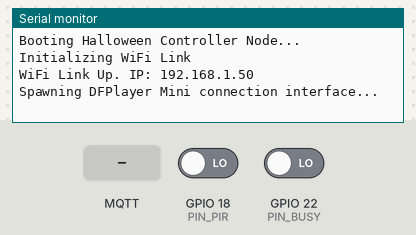
A program run on a simulated ESP32. Shown: the last lines printed to the serial monitor. Inputs (shaded band) come from the test bench; at power-on: GPIO 18 (PIN_PIR) LOW, GPIO 22 (PIN_BUSY) LOW. WiFi joins after 1.5 s; servers stay silent unless stated; random numbers use the default seed unless the program sets one; EEPROM starts erased; no MQTT or app messages arrive unless stated; the audio player accepts every command and is not drawn.

Above: at 4.6 s.
4.7 s: MQTT message "NOTPLAYING" arrives on the first subscribed topic
At 5.4 s:
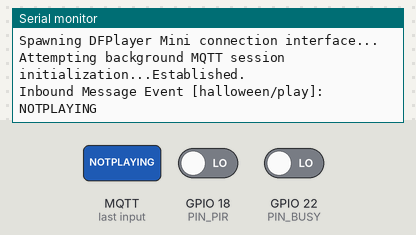
6.5 s: MQTT message "stop" arrives on the first subscribed topic
At 7.7 s:
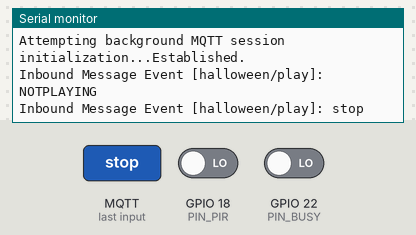
8.0 s: MQTT message "1" arrives on the first subscribed topic
At 9.0 s:
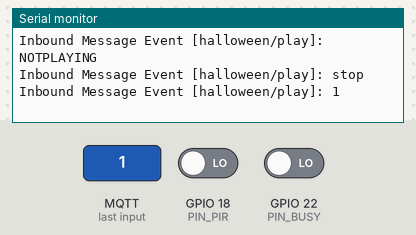
9.5 s: MQTT message "on" arrives on the first subscribed topic
At 10.0 s:
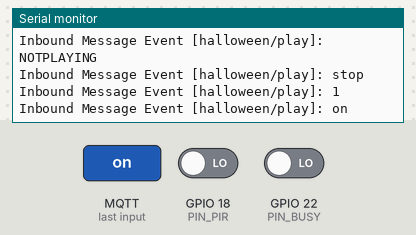
11.0 s: MQTT message "NOTPLAYING" arrives on the second subscribed topic
At 12.2 s:
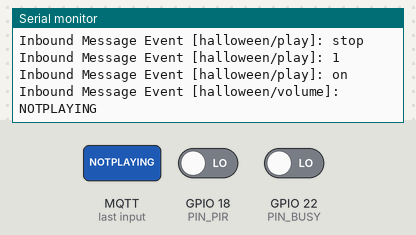
12.5 s: MQTT message "stop" arrives on the second subscribed topic
At 13.5 s:
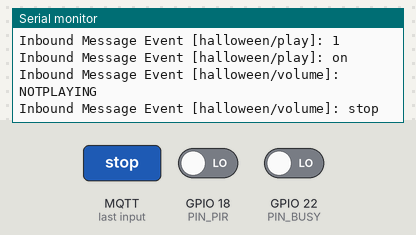

The program:

main.cpp
```cpp
#include <Arduino.h>
#include <WiFi.h>
#include "DFRobotDFPlayerMini.h"
#include <PubSubClient.h>
#include <Preferences.h>
#include "credentials.h" // Extracted credentials layer

// MQTT Topics Configuration
const char* MQTT_PLAY_TOPIC   = "halloween/play";
const char* MQTT_STOP_TOPIC   = "halloween/stop";
const char* MQTT_VOLUME_TOPIC = "halloween/volume";
const char* MQTT_TOPIC        = "halloween";

// Pin Map Assignments
#define PIN_BUSY        22
#define PIN_PIR         18
#define DEFAULT_VOLUME  17
#define PIR_INTERVAL    30000 // Cooldown window in milliseconds

// Class Declarations
WiFiClient espClient;
PubSubClient MQTTClient(espClient);
Preferences settings;
HardwareSerial hwSerial(2); // Utilize ESP32 UART2
DFRobotDFPlayerMini dfPlayer;

// State Monitors
String systemState       = "NOONE";
String audioStatus      = "NOTPLAYING";
unsigned long lastPIRTrigger       = 0;
unsigned long lastReconnectAttempt = 0;

// Function Prototypes
void setupWifi();
void setupMQTTClient();
void setupMP3player();
void handleMQTTReconnection();
void publishMQTTMessage(const String& msg);
void mqttCallback(char* topic, byte* payload, unsigned int length);

void setup() {
  pinMode(PIN_BUSY, INPUT);
  pinMode(PIN_PIR, INPUT);

  // Fast logging interface to prevent execution bottlenecks
  Serial.begin(115200);
  Serial.println("Booting Halloween Controller Node...");

  // Open NVS namespace
  settings.begin("settings", false);

  setupWifi();
  setupMQTTClient();
  setupMP3player();

  publishMQTTMessage("Connected to SSID: " + String(WIFI_SSID));
  publishMQTTMessage("IP address: " + WiFi.localIP().toString());
  publishMQTTMessage("Connected to MQTT server: " + String(MQTT_SERVER));

  // Initialize PRNG using floating analog white noise
  randomSeed(analogRead(0));
}

void loop() {
  // Asynchronous non-blocking network watchdogs
  if (!MQTTClient.connected()) {
    handleMQTTReconnection();
  } else {
    MQTTClient.loop();
  }

  unsigned long currentMillis = millis();
  int pirState = digitalRead(PIN_PIR);
  int isBusy = digitalRead(PIN_BUSY); // DFPlayer low active: 0 = Busy, 1 = Idle

  // Set local state based on hardware pin responses
  if (isBusy == 1) {
    audioStatus = "NOTPLAYING";
  } else {
    audioStatus = "PLAYING";
  }

  // Motion automation runtime loop
  if (pirState == HIGH && (currentMillis - lastPIRTrigger > PIR_INTERVAL)) {
    lastPIRTrigger = currentMillis;
    systemState = "PEOPLE";
    publishMQTTMessage("People detected at front door footprint.");

    if (audioStatus == "NOTPLAYING") {
      int nextTrack = random(1, 45); // Generates track selections from index 1-44
      dfPlayer.stop();
      delay(200);
      dfPlayer.play(nextTrack);
      publishMQTTMessage("Automation playing random track: " + String(nextTrack));
    }
  } else if (pirState == LOW && audioStatus == "NOTPLAYING") {
    systemState = "NOONE";
  }

  delay(10); // Maintain stability and handle FreeRTOS clock background cycles
}

void setupWifi() {
  WiFi.mode(WIFI_STA);
  WiFi.begin(WIFI_SSID, WIFI_PASSWORD);

  Serial.print("Initializing WiFi Link");
  while (WiFi.waitForConnectResult() != WL_CONNECTED) {
    Serial.println("\nLink Negotiation Failed! System Restarting...");
    delay(5000);
    ESP.restart();
  }
  Serial.println("\nWiFi Link Up. IP: " + WiFi.localIP().toString());
}

void setupMQTTClient() {
  MQTTClient.setServer(MQTT_SERVER, 1883);
  MQTTClient.setCallback(mqttCallback);
}

void handleMQTTReconnection() {
  unsigned long now = millis();
  // Attempt network connection every 5000ms without blocking background logic loops
  if (now - lastReconnectAttempt > 5000) {
    lastReconnectAttempt = now;
    Serial.print("Attempting background MQTT session initialization...");

    if (MQTTClient.connect(MQTT_CLIENTID, MQTT_USERNAME, MQTT_KEY)) {
      Serial.println("Established.");
      MQTTClient.publish(MQTT_TOPIC, "Reconnected successfully.");
      MQTTClient.subscribe(MQTT_PLAY_TOPIC);
      MQTTClient.subscribe(MQTT_VOLUME_TOPIC);
      MQTTClient.subscribe(MQTT_STOP_TOPIC);
    } else {
      Serial.printf("Failed, Code (rc=%d). Retrying context later.\n", MQTTClient.state());
    }
  }
}

void setupMP3player() {
  // Remap hardware UART2 parameters: Baud=9600, Config=8N1, TX=GPIO19, RX=GPIO5
  hwSerial.begin(9600, SERIAL_8N1, 19, 5);
  Serial.println("Spawning DFPlayer Mini connection interface...");

  if (!dfPlayer.begin(hwSerial)) {
    Serial.println("Fatal Configuration Error: DFPlayer Mini initialization failure.");
    return;
  }
  delay(1000);

  int transientVolume = settings.getInt("volume", DEFAULT_VOLUME);
  publishMQTTMessage("Volume configuration retrieved from NVS: " + String(transientVolume));
  dfPlayer.volume(transientVolume);
  delay(200);

  dfPlayer.play(1); // Execute initialization sound bite
  delay(200);
}

void mqttCallback(char* topic, byte* payload, unsigned int length) {
  String message = "";
  for (unsigned int i = 0; i < length; i++) {
    message += (char)payload[i];
  }

  Serial.printf("Inbound Message Event [%s]: %s\n", topic, message.c_str());

  // Memory optimized stack comparison omitting temporary std::string construction overhead
  if (strcmp(topic, MQTT_STOP_TOPIC) == 0) {
    if (message.equalsIgnoreCase("stop")) {
      dfPlayer.stop();
      delay(200);
      publishMQTTMessage("Playback termination forced over MQTT.");
    }
  }
  else if (strcmp(topic, MQTT_PLAY_TOPIC) == 0) {
    int targetTrack = message.toInt();
    dfPlayer.stop();
    delay(200);
    dfPlayer.play(targetTrack);
    publishMQTTMessage("Playing specified track ID: " + message);
  }
  else if (strcmp(topic, MQTT_VOLUME_TOPIC) == 0) {
    int requestedVolume = message.toInt();
    requestedVolume = constrain(requestedVolume, 0, 30); // Boundaries mapping protection

    dfPlayer.volume(requestedVolume);
    delay(200);
    publishMQTTMessage("Audio output volume set to: " + message);

    // Flash Memory protection layer: verify value delta state change
    int storedVolume = settings.getInt("volume", DEFAULT_VOLUME);
    if (requestedVolume != storedVolume) {
      settings.putInt("volume", requestedVolume);
      publishMQTTMessage("NVS storage registry updated with target value change.");
    }
  }
}

void publishMQTTMessage(const String& msg) {
  if (MQTTClient.connected()) {
    MQTTClient.publish(MQTT_TOPIC, msg.c_str());
  }
}
```

credentials.h
```cpp
#ifndef CREDENTIALS_H
#define CREDENTIALS_H

// Network Configuration Definitions
constexpr const char* WIFI_SSID     = "152 2.4GHz";
constexpr const char* WIFI_PASSWORD = "derwenthorpe";

// Broker Endpoint Profiles
constexpr const char* MQTT_SERVER   = "robotmqtt";
constexpr const char* MQTT_CLIENTID = "halloween2";
constexpr const char* MQTT_USERNAME = "public";
constexpr const char* MQTT_KEY      = "public";

#endif
```

Measured:
- after the input at 4.7 s, the serial monitor: prints a new line after 0.37 s (image 1)
- after the input at 6.5 s, the serial monitor: prints a new line at once (image 2)
- after the input at 8.0 s, the serial monitor: prints a new line at once (image 3)
- after the input at 9.5 s, the serial monitor: prints a new line at once (image 4)
- after the input at 11.0 s, the serial monitor: prints a new line at once (image 5)
- after the input at 12.5 s, the serial monitor: prints a new line at once (image 6)
